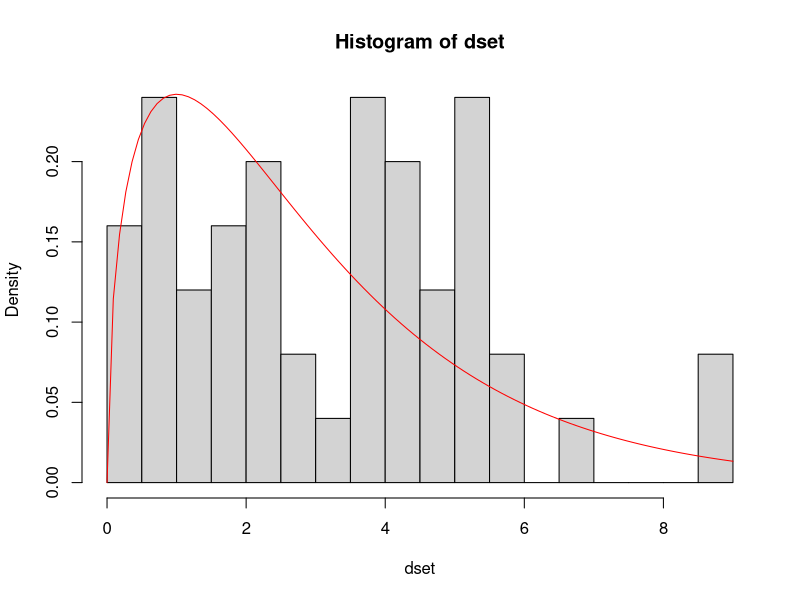
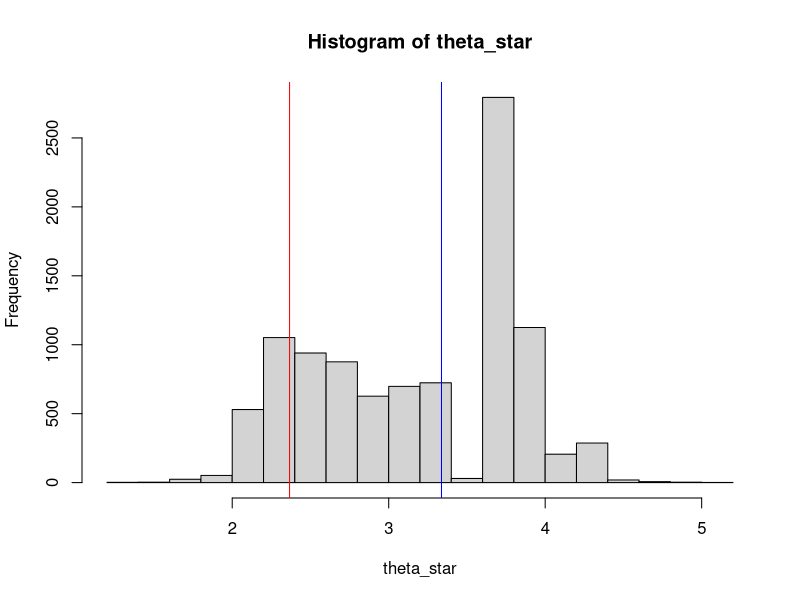
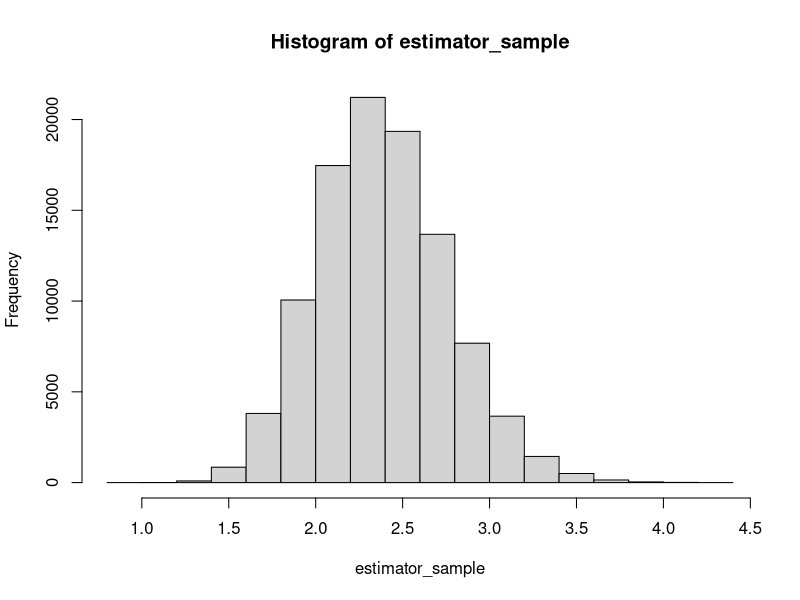
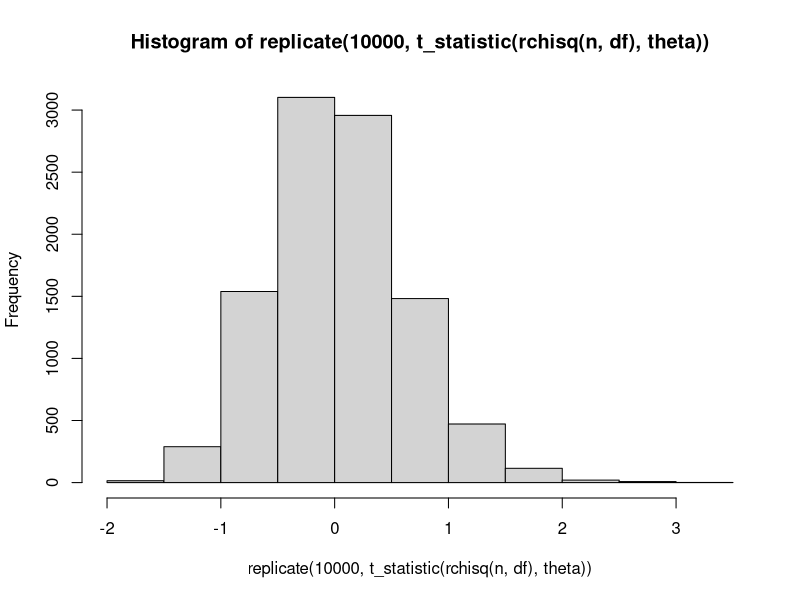
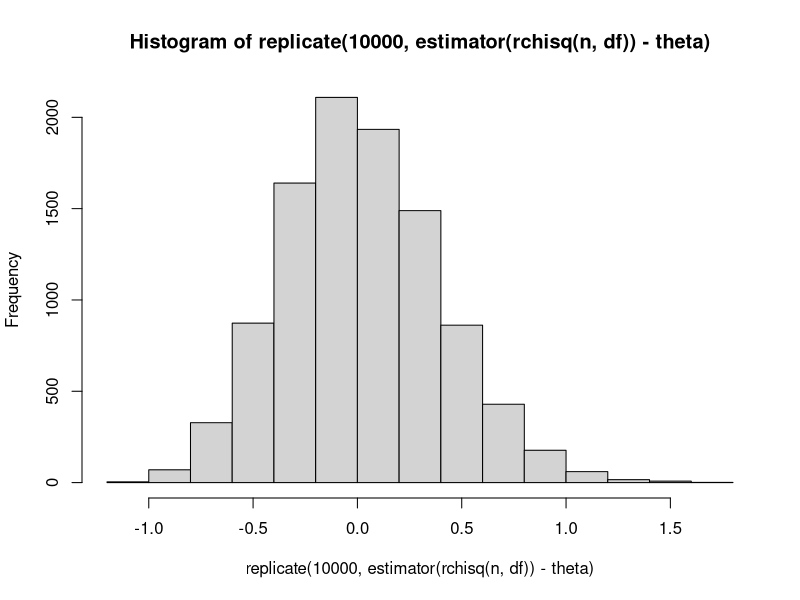

Write the R code that produced these figures, in order. (Note: a time limit stopped this script after it produced the figures.)
###########################
#Doing bootstrap CI manually

set.seed(007)

df = 3

#true value
theta = median(rchisq(5000000, df))
theta

#our dataset
n = 50
dset = rchisq(n, df)
hist(dset, breaks=20, freq=FALSE)
curve(dchisq(x, df), add=TRUE, col='red')

#estimator_function
estimator <- function(data){
  return(median(data))
}

#our estimate for our dataset
theta_hat = estimator(dset)
theta_hat

# generate bootstrap sample to get estimate distribution of theta
bootstrap = function(data, B){
  theta_star = rep(0, B)
  for(i in 1:B){
    bootstrap_sample = sample(dset, n, replace=TRUE)
    theta_star[i] = estimator(bootstrap_sample) 
  }
  return(theta_star)
}
theta_star = bootstrap(dset, 10000)
#distribution of the bootstrap sample
hist(theta_star)
abline(v=theta_hat, col='blue')#estimate bootstrap centers around this value
abline(v=theta, col='red')#true value 
#notice how the bootstrapped value is centered around theta_hat and not theta

#we could change value of B to see the difference
#rerun the code (without seeding) to see that the bootstrap distribution is not stable

#true estimator distribution
estimator_sample = replicate(100000, estimator(rchisq(n, df)))#simulate from actual distribution
hist(estimator_sample)

# What can we do with the bootstrap?

#estimate the bias of our estimator
bias = mean(theta_star) - theta_hat
bias

#true bias
mean(estimator_sample) - theta
#we were unlucky with our dataset
#estimate the standard deviation of our estimator 
sd_hat = sd(theta_star)
sd_hat
#true value
sd(estimator_sample)
#original data not very representative of the true distribution
#Construct CIs
alpha = 0.05
#true CI
trueCI = c(quantile(estimator_sample, alpha/2), quantile(estimator_sample, 1-alpha/2))
trueCI
#a) quantile
quantileCI = c(quantile(theta_star, alpha/2), quantile(theta_star, 1-alpha/2))
quantileCI
#b) normal assumption
#justified? skewed but not bad
normalCI = c(theta_hat - qnorm(1-alpha/2)*sd_hat, theta_hat + qnorm(1-alpha/2)*sd_hat)
normalCI
#c) reversed quantile
reversedCI = c(theta_hat - quantile(theta_star - theta_hat, 1-alpha/2), theta_hat - quantile(theta_star - theta_hat, alpha/2))
reversedCI

#d) bootstrap T
# for this we need to sample completely different statistic
t_statistic <- function(data, theta_){#theta_ is true parameter
  thetastar = estimator(data)
  #compute our sd estimate
  C = 100
  sdhat = sd(bootstrap(data, C)) #we put small value here just for speed, this is just approximation of the true estimator
  tstar = (thetastar - theta_)/sdhat#sd estimated from data
  return (tstar)
}

#true distribution of the t statistic
hist(replicate(10000, t_statistic(rchisq(n, df), theta)), breaks=15)
#compare to the distribution of thetahat - theta; not exactly the same
hist(replicate(10000, estimator(rchisq(n, df)) - theta), breaks=15)

#find the distribution of this t statistic by using the bootstrap
B = 10000 #we do bootstrap two times once the outer loop and once for t_statistic
t_star = rep(0, B)
for(i in 1:B){
  bootstrap_sample = sample(dset, n, replace=TRUE)
  t_star[i] = t_statistic(bootstrap_sample, theta_hat) 
}

hist(t_star, breaks=10)

bootstrapTCI = c(theta_hat - quantile(t_star, 1-alpha/2)*sd_hat, theta_hat - quantile(t_star, alpha/2)*sd_hat)
bootstrapTCI
#check theoritical justification of T bootstrap
#Distribution of T is closer to the original distribution
#############################################
#parametric bootstrap by hand

n <- 100

x <- runif(n, 0, 30)
eps <- rnorm(n, 0, 6)
y <- 5 + 0.5*x + eps
dat <- data.frame(cbind(x,y)) #our dataset

par(mfrow=c(1,1))
plot(y~x,data=dat)
abline(5, 0.3) #real value
abline(coef(lm(y~x, data=dat)), col='red') #our estimate

fit1 <- lm(y~x,data=dat)
summary(fit1) 
# We get estimates of the standard error, p-values and confidence intervals
# Std. Error estimates computed as (X^TX)^{-1}_{jj}\hat{\sigma}^2

# See true value of the estimator Std. Error by simulating:
simul <- function(){
  x = dat$x #Why is it wrong to sample it?
  eps <- rnorm(n, 0, 6)
  y <- 5 + 0.5*x + eps
  data.temp<-data.frame(cbind(x, y))
  return(coef(lm(y~x,data=data.temp)))
}
res.coef <- replicate(10000, simul())
(se.int.sim <- sd(res.coef[1,]))
(se.slope.sim <- sd(res.coef[2,]))
# True values of the Std. Error

#estimated model
sigma_hat = sigma(fit1)
sigma_hat
intercept_hat = coef(fit1)[1]
intercept_hat
slope_hat = coef(fit1)[2]
slope_hat

# parametric bootstrap
B <- 10000
intercept_star = rep(0, B)
slope_star = rep(0, B)
for(i in 1:B){
  # Need to simulate from the estimated model
  x = dat$x
  eps <- rnorm(n, 0, sigma_hat)#estimated noise distribution 
  y <- intercept_hat + slope_hat*x + eps#resample y estimated slope and intercept
  bootstrap_sample <- data.frame(cbind(x, y))
  
  fit2 <- lm(y~x, data=bootstrap_sample)
  intercept_star[i] = coef(fit2)[1]
  slope_star[i] = coef(fit2)[2]
}

# bootstrap estimates of the std error
#made no asuumptions required by linear model
sd(intercept_star)
sd(slope_star)

# true values of the std error
(se.int.sim <- sd(res.coef[1,]))
(se.slope.sim <- sd(res.coef[2,]))

# close to the std. error estimates of lm, but we did not need to know the formula!
summary(fit1)


##############################################
# model misspecification for parametric bootstrap
#
n <- 100

x <- runif(n, 0, 30)
eps <- rnorm(n, 0, abs(x-15)) #heteroscedastic errors depend on position of x
y <- 5 + 0.5*x + eps
dat <- data.frame(cbind(x,y)) #our dataset

par(mfrow=c(1,1))
plot(y~x,data=dat)
abline(5, 0.3) #real value
abline(coef(lm(y~x, data=dat)), col='red') #our estimate

fit1 <- lm(y~x,data=dat)
summary(fit1) 
# We get estimates of the standard error, p-values and confidence intervals
# Std. Error estimates computed as (X^TX)^{-1}_{jj}\hat{\sigma}^2

# See true value of the estimator Std. Error by simulating:
simul <- function(){
  x = dat$x #Why is it wrong to sample it?
  eps <- rnorm(n, 0, abs(x-15))
  y <- 5 + 0.5*x + eps
  data.temp<-data.frame(cbind(x, y))
  return(coef(lm(y~x,data=data.temp)))
}
res.coef <- replicate(10000, simul())
(se.int.sim <- sd(res.coef[1,]))
(se.slope.sim <- sd(res.coef[2,]))
# True values of the Std. Error
#we see that lm underestimates it a lot
#because of model misspecification heteroskedastic errors
#estimated model
sigma_hat = sigma(fit1)
sigma_hat
intercept_hat = coef(fit1)[1]
intercept_hat
slope_hat = coef(fit1)[2]
slope_hat

# parametric bootstrap
B <- 10000
param_intercept_star = rep(0, B)
#no heteroskedastic errors

param_slope_star = rep(0, B)
for(i in 1:B){
  # Need to simulate from the estimated model
  x = dat$x
  eps <- rnorm(n, 0, sigma_hat)
  y <- intercept_hat + slope_hat*x + eps
  bootstrap_sample <- data.frame(cbind(x, y))
  
  fit2 <- lm(y~x, data=bootstrap_sample)
  param_intercept_star[i] = coef(fit2)[1]
  param_slope_star[i] = coef(fit2)[2]
}

# parametric bootstrap estimates of the std error
#both make same assumptions
sd(param_intercept_star)
sd(param_slope_star)

# non-parametric bootstrap
B <- 10000
nonparam_intercept_star = rep(0, B)
nonparam_slope_star = rep(0, B)
for(i in 1:B){
  bootstrap_sample <- dat[sample(1:n, n, replace=TRUE), ]
  fit2 <- lm(y~x, data=bootstrap_sample)
  
  nonparam_intercept_star[i] = coef(fit2)[1]
  nonparam_slope_star[i] = coef(fit2)[2]
}

# non-parametric bootstrap estimates of the std error
sd(nonparam_intercept_star)
sd(nonparam_slope_star)

# true values of the std error
(se.int.sim <- sd(res.coef[1,]))
(se.slope.sim <- sd(res.coef[2,]))
#different from the results of linear model
# non-parametric much closer since it does not make wrong assumptions about the data generating mechanism
